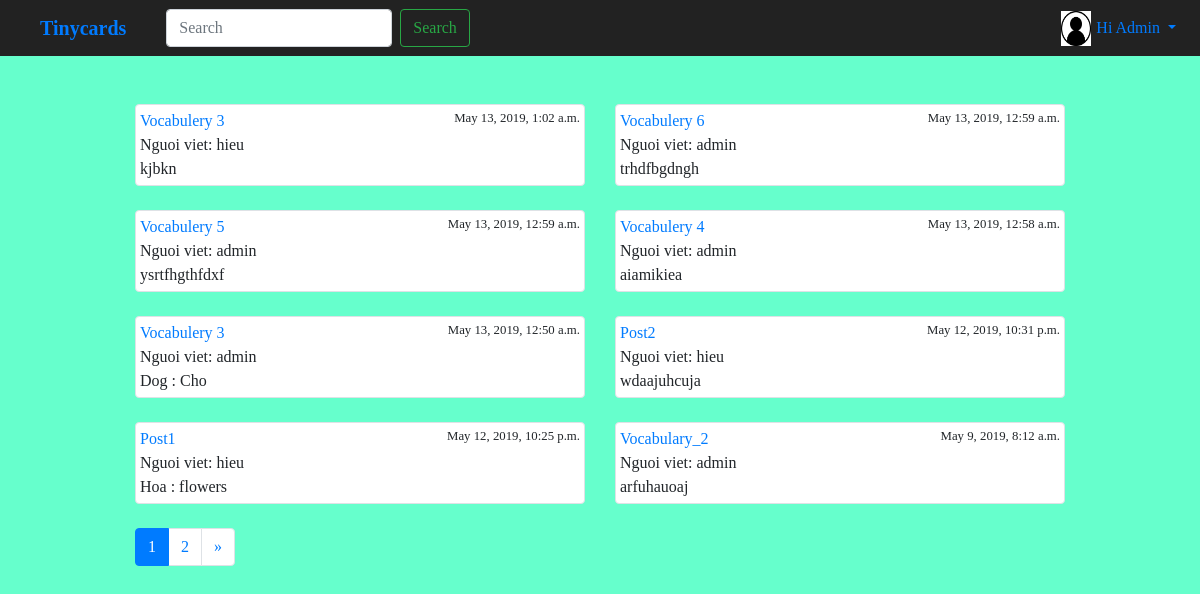
Screenshot of / (signed in) with the database file from the repository.
### blog/models.py (models this page shows, shortened)
class Post(models.Model):
    objects = models.Manager()                  #Our default Manager
    new = NewManager()                          #Our Custom Model Manager
    STATUS_CHOICES = (
        ('vocabulary','Vocabulary'),
        ('test','Test'),
        ('new','New'),
    )
    title       =       models.CharField(max_length = 100)
    slug        =       models.SlugField(max_length = 120)
    author      =       models.ForeignKey(User, related_name = 'blog_posts')
    body        =       models.TextField()
    likes       =       models.ManyToManyField(User, related_name='likes', blank=True)
    created     =       models.DateTimeField(auto_now_add=True)
    updated     =       models.DateTimeField(auto_now_add=True)
    status      =       models.CharField(max_length = 10, choices= STATUS_CHOICES, default='new')
    class Meta:
        ordering = ['-id']
    def get_absolute_url(self):
        return reverse("blog:post_detail", args=[self.id, self.slug])

### blog/views.py (the view)
# urls.py: url(r'^$', views.post_list, name = "post_list"),
def post_list(request):
    post_list = Post.new.all()
    query = request.GET.get('q')
    if query:
        post_list = Post.new.filter(
            Q(title__icontains=query)|
            Q(author__username=query)|
            Q(body__icontains=query)
        )
    paginator = Paginator(post_list, 8)
    page = request.GET.get('page')
    try:
        posts = paginator.page(page)
    except PageNotAnInteger:
        posts = paginator.page(1)
    except EmptyPage:
        posts = paginator.page(page.num_pages)
    if page is None:
        start_index = 0
        end_index = 7
    else:
        (start_index, end_index) = proper_pagination(posts, index=4)
    page_range = list(paginator.page_range)[start_index:end_index]
    context = {
        'posts': posts,
        'page_range':page_range,
    }
    return render(request, 'blog/post_list.html', context)

### blog/models.py (called while the page is built)
    def get_queryset(self):
        return super(NewManager, self).get_queryset().filter(status="new")

### templates/blog/post_list.html (shortened to what this page needs)
{% extends "blog/base.html" %}
{% block content %}
<div class="row">
    {% for p in posts %}
        <div class="col-md-6">
            <div class="img-thumbnail">
                <a href="{{ p.get_absolute_url }}">{{ p.title }}</a><small style="float:right">{{ p.created }}</small><br>
                        Nguoi viet: {{ p.author }}<br>
                    {{ p.body }}
            </div>
            <br>
        </div>
        {% empty %}
            <div class="container-fluid">
                <h3>Search ko tim thay "{{ request.GET.q }}"</h3>
            </div>
    {% endfor %}
</div>
<ul class="pagination">
    {% for p in posts.paginator.page_range %}
        {% if posts.number == p %}
            <li class="page-item active">
                <a href="?page={{ p }}" class="page-link">{{ p }}</a>
            </li>
        {% else %}
            <li class="page-item">
                <a href="?page={{ p }}" class="page-link">{{ p }}</a>
            </li>
        {% endif %}
    {% endfor %}
    {% if posts.has_next %}
        <li class="page-item">
            <a href="?page={{ posts.next_page_number }}" class="page-link">&raquo;</a>
        </li>
    {% endif %}
</ul>
{% endblock %}

### templates/blog/base.html (shortened to what this page needs)
<!DOCTYPE html>
{% load static %}
<html>
<head>
    <link rel="stylesheet" href="https://maxcdn.bootstrapcdn.com/bootstrap/4.0.0/css/bootstrap.min.css">
    <link rel="stylesheet" href="{% static 'blog/style.css' %}" >
</head>
<body>
    {%  include "blog/navbar.html" %}
    <br><br>
    <div class="container-fluid center" style='max-width: 80%;'>
        {% block content %}
        {% endblock %}
    </div>
</body>
</html>

### templates/blog/navbar.html (shortened to what this page needs)
    <nav class="navbar navbar-expand-lg" style="background-color:#222222">
        <a class="navbar-brand ml-4" href="{% url 'post_list' %}"><strong>Tinycards</strong></a>
        <div class="collapse navbar-collapse" id="navbarSupportedContent">
            <ul class="navbar-nav mr-auto ml-4">
                <form class="form-inline my-2 my-lg-0" action="{% url 'post_list' %}">
                    <input class="form-control mr-sm-2" type="search" placeholder="Search" aria-label="Search" name='q'>
                    <button class="btn btn-outline-success my-2 my-sm-0" type="submit">Search</button>
                </form>
            </ul>
            <ul class="navbar-nav">
                {% if request.user.is_authenticated %}
                <li class="nav-item dropdown">
                    <a class="nav-link dropdown-toggle" href="#" id="navbarDropdown" role="button" data-toggle="dropdown" aria-haspopup="true" aria-expanded="false">
                        {% if request.user.profile.photo %}
                            <img src="{{ request.user.profile.photo.url }}" alt="" class="navbar-img"  style=" width: 30px;height: 35px;float: left;background-size: auto 100%;margin-top: -5px;margin-right: 5px;"/>
                        {% else %}
                            <img src="/media/default-avatar.png" alt="" class="navbar-img" style=" width: 30px;height: 35px;float: left;background-size: auto 100%;margin-top: -5px;margin-right: 5px;"/>
                        {% endif %}
                        <span>Hi {{ request.user|capfirst }}</span>
                    </a>
                </li>
                {% else %}
                <li class="nav-item">
                    <a href="{% url 'user_login' %}" class="nav-link mr-4"><h4>Login</h4></a>
                </li>
                {% endif %}
            </ul>
        </div>
    </nav>

### static/blog/style.css (style rules this page uses)
html { position: relative; min-height: 100%; }
body { font-family: 'Lucuida Casual','Comic Sans MS'; }
.navbar-img { width: 30px; height: 35px; float: left; background-size: auto 100%; margin-top: 5px; margin-right: 5px; }

### templates/blog/base.html (style rules this page uses)
body { background-color:#66FFCC; }

### rows the page displays
Post: title "Vocabulery 3", created "May 13, 2019, 1:02 a.m.", author "hieu", body "kjbkn"
Post: title "Vocabulery 6", created "May 13, 2019, 12:59 a.m.", author "admin", body "trhdfbgdngh"
Post: title "Vocabulery 5", created "May 13, 2019, 12:59 a.m.", author "admin", body "ysrtfhgthfdxf"
Post: title "Vocabulery 4", created "May 13, 2019, 12:58 a.m.", author "admin", body "aiamikiea"
Post: title "Vocabulery 3", created "May 13, 2019, 12:50 a.m.", author "admin", body "Dog : Cho"
Post: title "Post2", created "May 12, 2019, 10:31 p.m.", author "hieu", body "wdaajuhcuja"
Post: title "Post1", created "May 12, 2019, 10:25 p.m.", author "hieu", body "Hoa : flowers"
Post: title "Vocabulary_2", created "May 9, 2019, 8:12 a.m.", author "admin", body "arfuhauoaj"

### other values shown
{{ request.user|capfirst }} "Admin"
{{ p }} "1"
{{ p }} "2"
